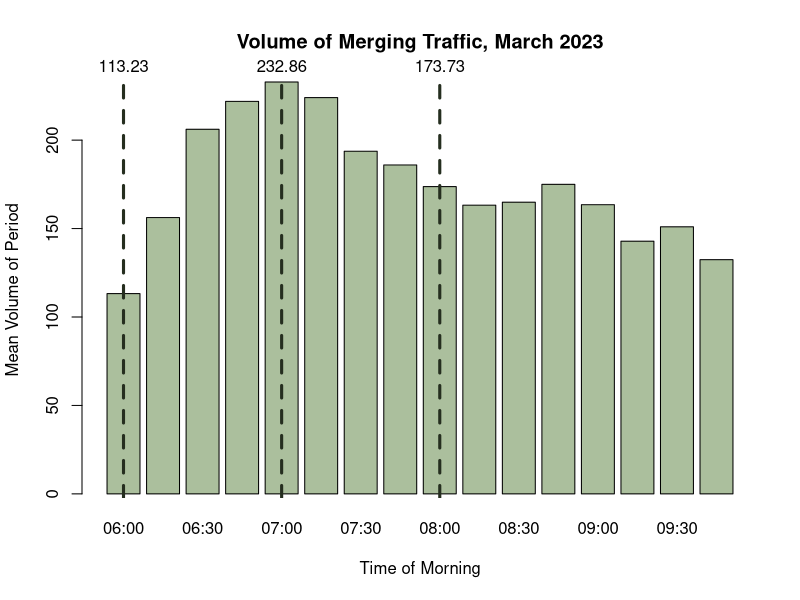
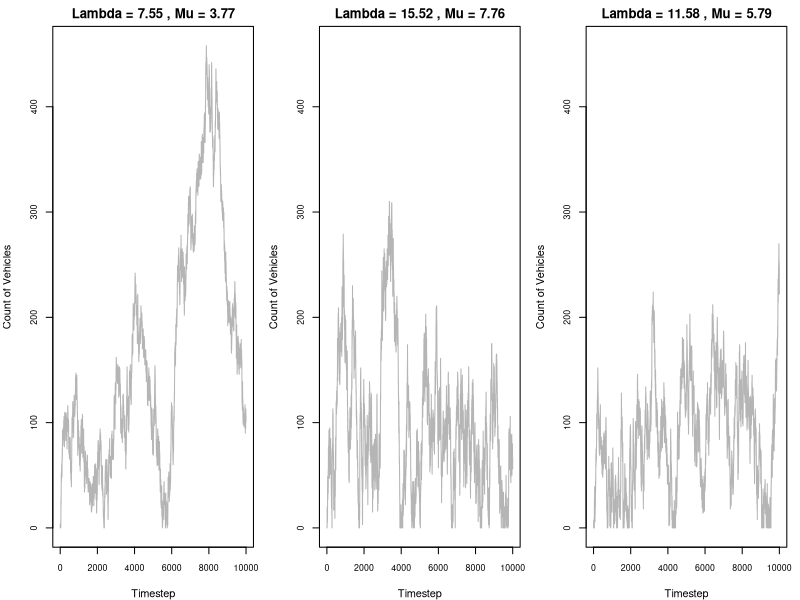
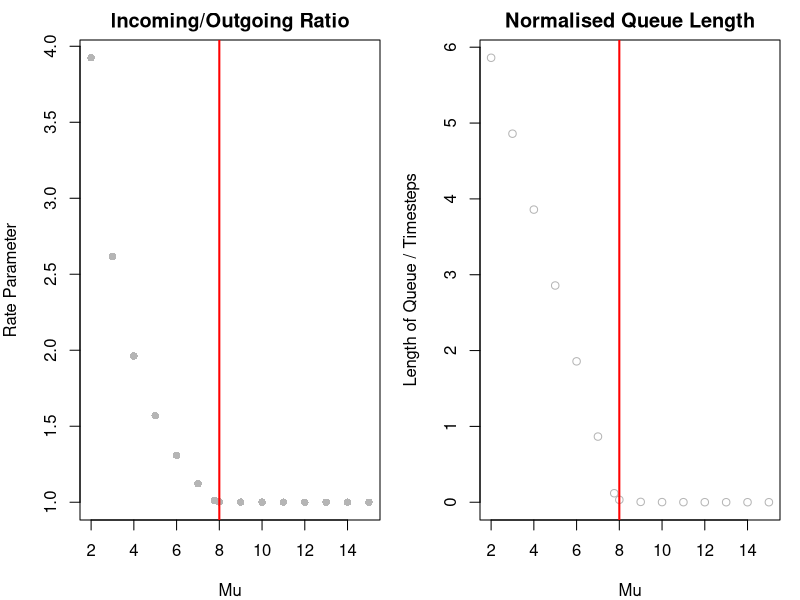
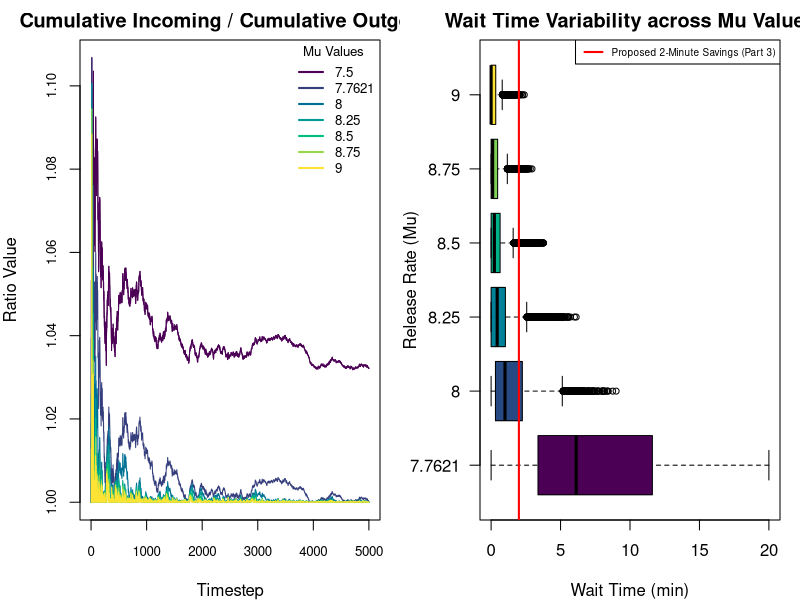
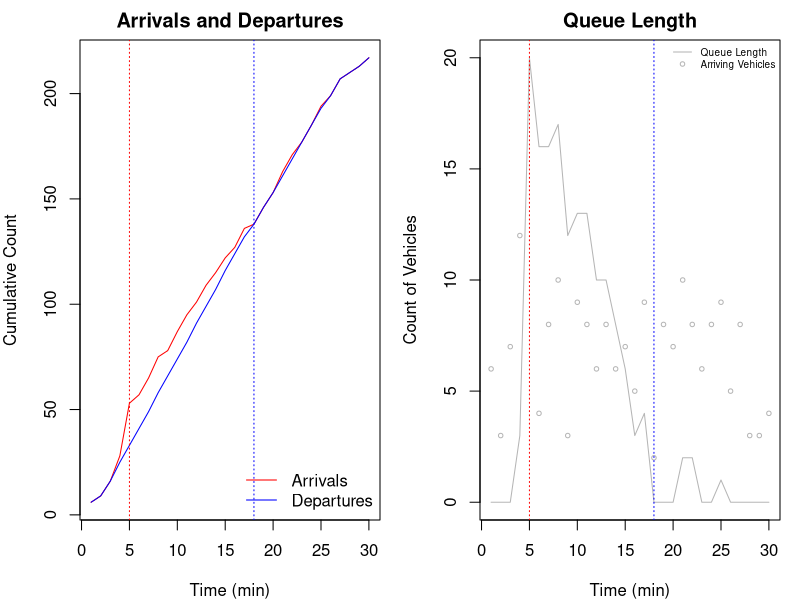
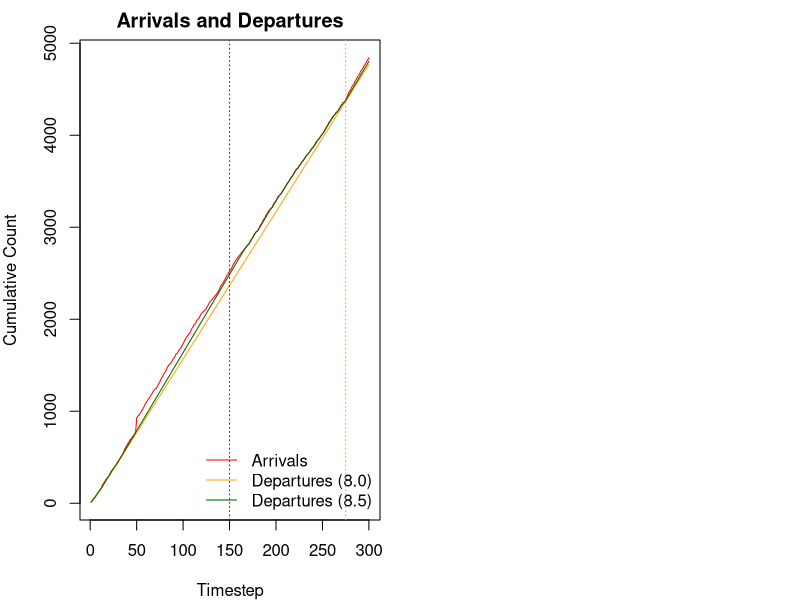
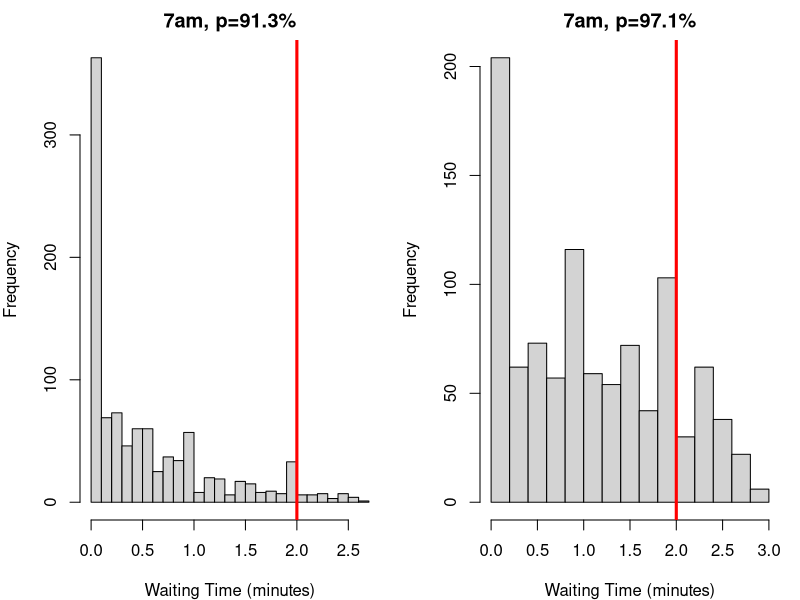

Recreate these plots in R, in order.
## ---- chunk 1
#| include: false

# Keep these commented as the full files were too large to upload to Github
# Importing datasets
# raw23 <- read.csv("2023-03.csv")
# raw25 <- read.csv("2025-03.csv")

# Filtering for on-ramp segment
# ramp25 <- raw25[raw25$MLinkID == 5725, ]
# ramp23 <- raw23[raw23$MLinkID == 5725, ]

# Filtering for the freeway segment directly following the on-ramp
# fwy25 <- raw25[raw25$MLinkID == 183, ]
# fwy23 <- raw23[raw23$MLinkID == 183, ]

# Simplified import commands
ramp25 <- read.csv("ramp25.csv")
ramp23 <- read.csv("ramp23.csv")

fwy25 <- read.csv("fwy25.csv")
fwy23 <- read.csv("fwy23.csv")

lch25 <- read.csv("lch25.csv")
lch23 <- read.csv("lch23.csv")

# if you want everything to use the new leach highway variables, reassign them to ramp25/ramp23 because every function uses thse ones
## ---- chunk 2
#| include: false

library(lubridate)

# Converting datetime strings to date objects
ramp23$Date.Time.AWST <- ymd_hm(ramp23$Date.Time.AWST)

# Adding day of the week column (1=sunday, 7=saturday)
ramp23$Weekday <- wday(ramp23$Date.Time.AWST)

# Adding hour of the day column
ramp23$Hour <- hour(ramp23$Date.Time.AWST)

# Adding 15-min segment identifier of column
ramp23$Period <- format(ramp23$Date.Time.AWST, "%H:%M")

# Removing weekends
ramp23.wk <- ramp23[ramp23$Weekday %in% c(2, 3, 4, 5, 6), ]

# Filtering for only the morning peak (6am-10am)
ramp23.pk.wk <- ramp23.wk[6 <= ramp23.wk$Hour & ramp23.wk$Hour < 10, ]

# Removing public holidays (March 6 is the onyl date - Labour Day)
ramp23.pk.wk <- ramp23.pk.wk[date(ramp23.pk.wk$Date.Time.AWST) != "2023-03-06", ]
## ---- chunk 3
head(ramp23[, c(-6, -7, -8, -9, -10)])
## ---- chunk 4
#| include: false

smeans <- aggregate(Volume ~ Period, 
                           data = ramp23.pk.wk, 
                           FUN = mean)

# getting max volume
smax <- max(smeans$Volume)
maxindex <- which(smeans$Volume == smax)

# getting mean volume
smean <- mean(smeans$Volume)

# getting min volume
smin <- min(smeans$Volume)
minindex <- which(smeans$Volume == smin)
## ---- chunk 5
#| echo: false

bp <- barplot(smeans$Volume, names.arg = smeans$Period, col="#abbf9d", xlab = "Time of Morning", ylab = "Mean Volume of Period", main="Volume of Merging Traffic, March 2023")

abline(v = bp[1], col = "#252e1f", lwd = 3, lty = 2)
text(x = bp[1], y = smax, labels = round(smeans$Volume[1], 2), pos = 3, xpd = TRUE)

abline(v = bp[5], col = "#252e1f", lwd = 3, lty = 2)
text(x = bp[5], y = smax, labels = round(smeans$Volume[5], 2), pos = 3, xpd = TRUE)

abline(v = bp[9], col = "#252e1f", lwd = 3, lty = 2)
text(x = bp[9], y = smax, labels = round(smeans$Volume[9], 2), pos = 3, xpd = TRUE)
## ---- chunk 6
#| echo: false
smu6  <- mean(ramp23.pk.wk[ramp23.pk.wk$Period == "06:00", 4])
svar6 <- var(ramp23.pk.wk[ramp23.pk.wk$Period == "06:00", 4])

data.frame (
  Mean = smu6,
  Variance = svar6,
  row.names = c("6am (min)")
)
## ---- chunk 7
#| include: false
ssize6 <- (smu6^2) / (svar6 - smu6)
## ---- chunk 8
sim1 <- rnbinom(10000, size = ssize6, mu = smu6)
sim2 <- rpois(10000, lambda = smu6)
data.frame (
  Mean = c(smu6, mean(sim1), mean(sim2)),
  Variance = c(svar6, var(sim1), mean(sim2)),
  row.names = c("Dataset", "NBinom Sim", "Poisson Sim  ")
)
## ---- chunk 9
#| echo: false
data.frame(
  Mean = smu6 / 15,
  Variance = svar6 / 15^2,
  Size = ((smu6/15)^2) / ((svar6/(15^2)) - smu6/15),
  row.names = c("Vehicles/min")
  )
## ---- chunk 10
#| echo: false

data.frame(
  Mean = c(smu6, smu6/15, smu6/15),
  Size = c(ssize6, ((smu6/15)^2) / ((svar6/(15^2)) - smu6/15), ssize6/15),
  row.names = c("Vehicles/15min", "Vehicles/min (Method 1)", "Vehicles/min (Method 2)")
)
## ---- chunk 11
#| include: false

# 6am models
# leave as the same

# 7am models
smu7  <- mean(ramp23.pk.wk[ramp23.pk.wk$Period == "07:00", 4])
svar7 <- var(ramp23.pk.wk[ramp23.pk.wk$Period == "07:00", 4])
ssize7 <- ((smu7^2) / (svar7 - smu7))

# 8am models
smu8  <- mean(ramp23.pk.wk[ramp23.pk.wk$Period == "08:00", 4])
svar8 <- var(ramp23.pk.wk[ramp23.pk.wk$Period == "08:00", 4])
ssize8 <- ((smu8^2) / (svar8 - smu8))

# update to vehicles / 15 minute
# we no longer use variance! DO NOT TOUCHHHH VARIANCE
smu6 <- smu6 / 15
ssize6 <- ssize6 / 15

smu7 <- smu7 / 15
ssize7 <- ssize7 / 15

smu8 <- smu8 / 15
ssize8 <- ssize8 / 15
## ---- chunk 12
#| echo: false

data.frame(
  Mean = c(smu6, smu7, smu8),
  Size = c(ssize6, ssize7, ssize8),
  row.names = c("6am (min)", "7am (max)", "8am (mean)")
)
## ---- chunk 13
onRampSimulation <- function(steps, alambda, asize, rmu, c) {
  set.seed(1234)
  
  queue <- c() # storage for vehicles currently in queue
  incoming <- numeric(steps) # track count of vehicles arrived
  outgoing <- numeric(steps) # track count of vehicles released
  
  wlength <- numeric(steps) # track length of queue in each timestep
  wtimesavg <- numeric(steps) # track AVERAGE waiting times of vehicles released in a timestep
  wtimesall <- c() # track INDIVIDUAL waiting times of vehicles released in a timestep
  
  # need to incorporate a carry because vehicles are individisble.
  # if the release rate is fractional,
  # we can 'pass' off the next vehicle to the following timestep
  carry <- 0

  for (i in 1:steps) {
    # calculate arrivals
    arate <- rnbinom(1, size=asize, mu=alambda)
    
    queue <- c(queue, rep(i, arate))
    incoming[i] <- arate
    
    # calculate departures
    fracrrate <- rmu * c + carry
    rrate <- floor(fracrrate)
    carry <- fracrrate - rrate
    
    released <- min(length(queue), rrate)
  
    outgoing[i] <- released
    
    # release cars and track wait times
    if (released > 0) {
      rtimes <- i - queue[1:released]
      wtimesavg[i] <- mean(rtimes)
      wtimesall <- c(wtimesall, rtimes)
      queue <- queue[-(1:released)]
    } else {
      wtimesavg[i] <- 0 
    }
    
    wlength[i] <- length(queue)
  }
  
  return(list(
    incoming = incoming,
    outgoing = outgoing,
    wtimesavg = wtimesavg,
    wtimesall = wtimesall,
    wlength = wlength)
    )
}
## ---- chunk 14
#| include: false

# easy method to run mutliple simulations
runMultiSims <- function(steps, alambdas, asizes, rmus, c){
  if (length(rmus) != length(alambdas) || length(alambdas) != length(asizes))
    stop("Must have an equal count for each parameter.")
  
  sims <- list()

  for (i in seq_along(rmus)) {
    sims[[i]] <- onRampSimulation(
      steps = steps, 
      alambda = alambdas[i],
      asize = asizes[i],
      rmu = rmus[i], 
      c = c
    )
  }
  
  maxlength <- 0
  for (sim in sims) {
    maxlength <- max(sim$wlength, maxlength)
  }
  
  data <- list(
    sims = sims,
    maxlength = maxlength
  )
  
  return(data)
}
## ---- chunk 15
#| echo: false

c <- 2

rmu6 <- smu6/c
rmu7 <- smu7/c
rmu8 <- smu8/c

data.frame(
  Best = c(smu6, rmu6),
  Worst = c(smu7, rmu7),
  Average = c(smu8, rmu8),
  row.names = c("Mean Arrival Rate", "Departure Rate")
)
## ---- chunk 16
#| echo: false
alambdas <- c(smu6, smu7, smu8)
asizes <- c(ssize6, ssize7, ssize8)
rmus <- c(rmu6, rmu7, rmu8)

sims <- runMultiSims(10000, alambdas, asizes, rmus, 2)
maxqueue <- sims$maxlength
sims <- sims$sims # can just rassign

par(mfrow=c(1, length(rmus)), mar=c(4, 4, 2, 1))

for (i in seq_along(rmus)) {
  plot(
    sims[[i]]$wlength,
    type = "l",
    xlab = "Timestep",
    ylab = "Count of Vehicles",
    ylim = c(0, maxqueue),
    cex.axis = 0.8,
    col = "#b5b5b5",
    main = paste("Lambda =", round(alambdas[i], 2), ", Mu =", round(rmus[i], 2))
  )
}

paste("Maximum length:", maxqueue)

## ---- chunk 17
#| echo: false

steps <- 1000
rmus <- seq(2, 15)
rmus <- c(rmus, rmu7)
count <- length(rmus)
c <- 2

sims <- runMultiSims(steps, rep(smu7, count), rep(ssize7, count), rmus, c)
# inoutrate <- sapply(sims$sims, function(x) mean(x$incoming/x$outgoing))
inoutrate <- sapply(sims$sims, function(x) sum(x$incoming)/sum(x$outgoing))
meanlength <- sapply(sims$sims, function(x) mean(x$wlength)/steps) # /steps to normalise

par(mfrow=c(1, 2))
plot(rmus, inoutrate, main="Incoming/Outgoing Ratio", ylab="Rate Parameter", xlab="Mu", pch=16, col="#b5b5b5")
abline(v=8, col="red", lwd = 2)
plot(rmus, meanlength, col="#b5b5b5", main="Normalised Queue Length", ylab="Length of Queue / Timesteps", xlab="Mu")
abline(v=8, col="red", lwd = 2)

paste("Recall that the incoming rate is", round(smu7, 2), "with a critical Mu of", round(rmu7, 2))
## ---- chunk 18
slope <- lm(meanlength[rmus < 8] ~ rmus[rmus < 8], )
summary(slope)
## ---- chunk 19
#| echo: false

steps <- 5000
rmus <- c(7.5, round(rmu7, 4), seq(8, 9, 0.25))
count <- length(rmus)
c <- 2

# can delete shite above
cols <- hcl.colors(length(rmus), "Viridis")

sims <- runMultiSims(steps, rep(smu7, count), rep(ssize7, count), rmus, c)$sims

plot(
    cumsum(sims[[1]]$incoming) / cumsum(sims[[1]]$outgoing),
    type = "l",
    xlab = "Timestep",
    ylab = "Ratio Value",
    cex.axis = 0.8,
    col = cols[1],
    main = "Cumulative Incoming / Cumulative Outgoing"
  )

# need to replot 1 so it shows ontop
for (i in seq_along(rmus)) {
  lines(
    cumsum(sims[[i]]$incoming) / cumsum(sims[[i]]$outgoing),
    col=cols[i]
    )
}

legend("topright", legend = rmus, col = cols, lty = 1, lwd = 2, title = "Mu Values", bty = "n", cex = 0.8)
## ---- chunk 20
#| echo: false

# use sims from above

rmus <- rmus[-1]
sims <- sims[-1]

plotlist <- lapply(sims, function(x) x$wtimesavg)
names(plotlist) <- rmus

boxplot(plotlist, 
        horizontal=TRUE, 
        las=1,
        col=hcl.colors(length(rmus), "Viridis"),
        xlab="Wait Time (min)", 
        ylab="Release Rate (Mu)",
        main="Wait Time Variability across Mu Values",
        outline=TRUE,
        cex=0.8
        )
abline(v=2, col="red", lw = 2)
legend("topright", 
       legend = "Proposed 2-Minute Savings (Part 3)",
       col = "red",
       lty = 1, 
       lwd = 2,
       cex =0.6
       )
## ---- chunk 21
summary(plotlist$"8")
## ---- chunk 22
lower <- smu7 / (c * 8.5)
upper <- smu7 / (c * 8.0)
paste("Utilisation rates")
c(lower, upper)
## ---- chunk 23
summary(plotlist$"8.5") # 91.3% utilisation
summary(plotlist$"8") #97.0% utilisation
## ---- chunk 24
#| include: false

# FOR THE SIMULATION BELOW
# alambda refers to TOTAL arrival rate /min
# asize refers to dispersion parameter
# rmu refers to PER LANE departure rate /min

# CHANGES
# defaults to 2 lanes
# threshold : the length of queue (count) before a 3rd temp lane is opened
# injection: a vector c(count of vehicles to inject, timestep of injection)
# shift: a vector c(new alambda, new asize, timestep to switch to new model)

onRampTransientSimulation <- function(steps, alambda, asize, rmu, 
                                      injection = c(0, 0), 
                                      shift = c(0, 0, 0), 
                                      threshold = Inf) {
  set.seed(1234)
  
  queue <- c() # storage for vehicles currently in queue
  incoming <- numeric(steps) # track count of vehicles arrived
  outgoing <- numeric(steps) # track count of vehicles released
  
  wlength <- numeric(steps) # track length of queue in each timestep
  wtimesavg <- numeric(steps) # track AVERAGE waiting times of vehicles released in a timestep
  wtimesall <- c() # track INDIVIDUAL waiting times of vehicles released in a timestep
  
  carry <- 0

  for (i in 1:steps) {
    # control temporary lane
    c <- 2 # defaults to 2 lanes if below threshold
    if ((i != 1) && (wlength[i-1] > threshold)) {
      c <- 3
    }
    
    # control model shift
    if(i == shift[3]) {
      alambda <- shift[1]
      asize <- shift[2]
    }
    
    # calculate arrivals
    arate <- rnbinom(1, size=asize, mu=alambda)
    # control vehicle injection
    if(i == injection[2]) {
      arate <- arate + injection[1]
    }
    queue <- c(queue, rep(i, arate))
    incoming[i] <- arate

    # calculate departures
    # rrate <- sum(rpois(c, lambda=rmu)) # poisson = bad
    fracrrate <- rmu * c + carry
    rrate <- floor(fracrrate)
    carry <- fracrrate - rrate
    
    released <- min(length(queue), rrate)
    
    
    outgoing[i] <- released
    
    # release cars and track wait times
    if (released > 0) {
      rtimes <- i - queue[1:released]
      wtimesavg[i] <- mean(rtimes)
      wtimesall <- c(wtimesall, rtimes)
      queue <- queue[-(1:released)]
    } else {
      wtimesavg[i] <- 0 
    }
    
    wlength[i] <- length(queue)
  }
  
  return(list(
    incoming = incoming,
    outgoing = outgoing,
    wtimesavg = wtimesavg,
    wtimesall = wtimesall,
    wlength = wlength)
    )
}
## ---- chunk 25
sim <- onRampTransientSimulation(30, smu6, ssize6, rmu6/0.913,
                          injection = c(20, 5))
## ---- chunk 26
#| echo: false

par(mfrow = c(1, 2))
plot(cumsum(sim$incoming), type="l", lty=1, col="red", xlab="Time (min)", ylab="Cumulative Count", main="Arrivals and Departures")
lines(cumsum(sim$outgoing), type="l", col="blue")
legend("bottomright", legend=c("Arrivals", "Departures"), col=c("red", "blue"), lty=1, bty="n")
abline(v=5, col="red", lty=3)
abline(v=18, col="blue", lty=3)

plot(sim$wlength, type="l", main="Queue Length", xlab="Time (min)", ylab="Count of Vehicles", col="#b5b5b5")
points(sim$incoming, cex = 0.6, col="#b5b5b5")
legend("topright", legend=c("Queue Length", "Arriving Vehicles"), col="#b5b5b5", lty=c(1, 0), pch=c(NA, 1), bty="n", cex=0.6)
abline(v=5, col="red", lty=3)
abline(v=18, col="blue", lty=3)
## ---- chunk 27
summary(sim$wtimesavg)
## ---- chunk 28
set.seed(1234)
slug <- sum(rnbinom(10, size=ssize7, mu=smu7)) # 10 minutes, 7am parameters
slug
## ---- chunk 29
#| echo: false

sim1 <- onRampTransientSimulation(300, smu7, ssize7, 8, # 97.1% utilisation
                          injection = c(slug, 50), # _ vehicles, timestep 50
)
sim2 <- onRampTransientSimulation(300, smu7, ssize7, 8.5, #91.3$ utilisation
                          injection = c(slug, 50), # _ vehicles, timestep 50
)

plot(cumsum(sim1$incoming), type="l", lty=1, col="red", xlab="Timestep", ylab="Cumulative Count", main="Arrivals and Departures")
lines(cumsum(sim1$outgoing), type="l", col="orange")
lines(cumsum(sim2$outgoing), type="l", col="darkgreen")

legend("bottomright", legend=c("Arrivals", "Departures (8.0)", "Departures (8.5)"), col=c("red", "orange", "darkgreen"), lty=1, bty="n")
abline(v=150, col="darkgreen", lty=3)
abline(v=275, col="orange", lty=3)
## ---- chunk 30
summary(sim2$wtimesavg) # 91.3% utilisation
summary(sim1$wtimesavg) # 97.1% utiisation
## ---- chunk 31
threshold <- 67 * 0.7 # open temp lane at 70% capacity

par(mfrow = c(1, 2))
# testing 91.3% utilisation
sim88 <- onRampTransientSimulation(1000, smu7, ssize7, rmu7 / 0.913,
                                   threshold = threshold)
hist(sim88$wtimesavg, main = "7am, p=91.3%", xlab="Waiting Time (minutes)", breaks = 20)
abline(v = 2, lwd = 3, col="red")

# testing 97.1% utilisation
sim94 <- onRampTransientSimulation(1000, smu7, ssize7, rmu7 / 0.971,
                                   threshold = threshold)
hist(sim94$wtimesavg, main = "7am, p=97.1%", xlab="Waiting Time (minutes)", breaks = 20)
abline(v = 2, lwd = 3, col="red")

# Confirming spillback has not occured (<67)
data.frame(
  maximum = 67,
  conservative = max(sim88$wlength),
  everday = max(sim94$wlength)
)
## ---- chunk 32
#| include: false

# using 91.3% utilisation rate
prop.test(x = sum(sim88$wtimesavg > 2), 
          n = length(sim88$wtimesavg), 
          p = 0.1, 
          alternative = "greater", 
          conf.level = 0.95)

# using 97.1% utilisation rate
prop.test(x = sum(sim94$wtimesavg > 2), 
          n = length(sim94$wtimesavg), 
          p = 0.1, 
          alternative = "greater", 
          conf.level = 0.95)
## ---- chunk 33
#| echo: false

data.frame(
  P_Value = c("1.00", "6.763e-10"),
  Proportion = c("0.034", "0.158"),
  row.names = c("91.3% Utilisation", "97.1% Utilisation")
)
## ---- chunk 34
summary(sim94$wtimesavg)
mean(sim94$wtimesavg < 2)
